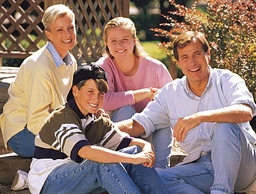
#> input picture Laboratory 3/Images/Pratheepan_Dataset/Family-Cell-C.jpg, 256 x 194 px, shrunk from 475 x 360 before the run, found by its file name; its folder holds only this picture in this run
$ python script.py
#> lines starting #> are read from the running program, lines starting #| are printed output that depends on the picture
# Laboratory 3- 18.10.2023 - Lab 3 - skin detection

import cv2
import numpy as np
import matplotlib.pyplot as plt
import os

WORKSPACE_FOLDER = './Laboratory 3/'
GROUND_TRUTH = './Laboratory 3/Images/Ground_Truth/'
PRATHEEPAN_DATASET = './Laboratory 3/Images/Pratheepan_Dataset/'
WHITE = [255, 255, 255]
BLACK = [0, 0, 0]

def show_image(img, label='image', save=True, show=True, folder=WORKSPACE_FOLDER):

        if not os.path.exists(folder):
            os.makedirs(folder)

        if save:
            cv2.imwrite(f'{folder}/{label}.jpg', img)

        if show:
            cv2.imshow(label,img)
            cv2.waitKey(0)
            cv2.destroyAllWindows()

concat = lambda img1, img2, axis: np.concatenate((img1, img2), axis=axis)


# 1. Detect the “skin-pixels” in a color image. Create a new binary image, the same size as the input
# color image, in which the skin pixels are white (255) and all non-skin pixels are black (0).
# Implement all the below described methods.

# 1.1 A color pixel (R,G,B) is classified as “skin” if:
# R > 95 and G > 40 and B > 20 and max{R,G,B} – min{R,G,B} > 15 and |R-G| > 15 and R > G and R > B

def skin_detection_1(pixel):
    b, g, r = pixel
    return r > 95 and g > 40 and b > 20 and (max(r, g, b) - min(r, g, b) > 15) and (max(r, g) - min(r, g) > 15) and r > g and r > b

# 1.2 An (H,S,V) pixel is classified “skin” if: 0 <= H <= 50 and 0.23 <= S <= 0.68 and 0.35 <= V <= 1.0

# (R,G,B) to (H,S,V) conversion:
    # V = max(R,G,B)
    # S = 0 if V == 0 else (V - min(R,G,B)) / V
    # H = 0 if S == 0 else np.arctan((np.sqrt(3) * (G - B)) / (2 * R - G - B))

def skin_detection_2(pixel):
    b, g, r = pixel[0] / 255, pixel[1] / 255, pixel[2] / 255

    v = max(r, g, b)
    delta = v - min(r, g, b)
    s = 0 if v == 0 else delta / v

    h = 0 if delta == 0 else \
        60 * (((g - b) / delta) % 6) if v == r else \
        60 * (((b - r) / delta) + 2) if v == g else \
        60 * (((r - g) / delta) + 4)  # if v == b

    return 0 <= h <= 50 and 0.23 <= s <= 0.68 and 0.35 <= v <= 1.0


# 1.3 An (Y,Cb,Cr) pixel is classified “skin” if: 80 < Y & 85 < Cb < 135 & 135 < Cr < 180, Y, Cb, Cr in [0, 255]

# (R,G,B) to (Y,Cb,Cr) conversion:
    # Y = 0.299 * R + 0.587 * G + 0.114 * B
    # Cb = -0.169 * R - 0.3313 * G + 0.5 * B + 128
    # Cr = 0.5 * R - 0.4187 * G - 0.0813 * B + 128

def skin_detection_3(pixel):
    b, g, r = pixel
    y = 0.299 * r + 0.587 * g + 0.114 * b
    cb = -0.169 * r - 0.3313 * g + 0.5 * b + 128
    cr = 0.5 * r - 0.4187 * g - 0.0813 * b + 128

    return 80 < y and 85 < cb < 135 and 135 < cr < 180


def skin_detector(img, ground_truth_img, skin_detection_function):
    # result_image = [[([255, 255, 255] if bicolor else pixel) if not skin_detection_function(pixel) else [255, 255, 255] for pixel in row] for row in img]
    result_colorful = []
    confusion_matrix = np.zeros((2, 2))

    # confusion_matrices =
    for row_idx, row in enumerate(img):
        row_colorful = []
        for column_idx, pixel in enumerate(row):
            if skin_detection_function(pixel):
                row_colorful.append(WHITE)
                calsify_pixel(WHITE, ground_truth_img[row_idx, column_idx], confusion_matrix)
            else:
                row_colorful.append(pixel)
                calsify_pixel(BLACK, ground_truth_img[row_idx, column_idx], confusion_matrix)
        result_colorful.append(row_colorful)

    return np.array(result_colorful, dtype=np.uint8), confusion_matrix


def apply_detections(img, ground_truth_img, skin_detection_functions):
    results_colorful = []
    confusion_matrices = []
    for skin_detection_function in skin_detection_functions:
        result_colorful, confusion_matrix = skin_detector(
                img=img,
                ground_truth_img=ground_truth_img,
                skin_detection_function=skin_detection_function
            )
        results_colorful.append(result_colorful)
        confusion_matrices.append(confusion_matrix)

    return results_colorful, confusion_matrices

is_white = lambda pixel: pixel[0] == 255 and pixel[1] == 255 and pixel[2] == 255
is_black = lambda pixel: pixel[0] == 0 and pixel[1] == 0 and pixel[2] == 0


def calsify_pixel(pixel, ground_truth_pixel, confusion_matrix):
    if is_white(pixel) and is_white(ground_truth_pixel):
        confusion_matrix[0, 0] += 1
    elif is_white(pixel) and is_black(ground_truth_pixel):
        confusion_matrix[0, 1] += 1
    elif is_black(pixel) and is_white(ground_truth_pixel):
        confusion_matrix[1, 0] += 1
    elif is_black(pixel) and is_black(ground_truth_pixel):
        confusion_matrix[1, 1] += 1


def get_accuracy(confusion_matrix):
    return (confusion_matrix[0, 0] + confusion_matrix[1, 1]) / np.sum(confusion_matrix)


def save_confusion_matrix(confusion_matrix, label, folder=WORKSPACE_FOLDER):
    plt.imshow(confusion_matrix, cmap='binary')
    plt.title(f'Confusion matrix - {label}')
    plt.xticks([0, 1], ['Skin Pixels', 'Non-skin Pixels'])
    plt.yticks([0, 1], ['Skin Pixels', 'Non-skin Pixels'])
    plt.xlabel('Predicted by the proposed method')
    plt.ylabel('Ground truth')
    for i in range(confusion_matrix.shape[0]):
        for j in range(confusion_matrix.shape[1]):
            plt.text(j, i, confusion_matrix[i, j], ha='center', va='center', color='red')

    plt.colorbar()
    # make plot wider
    plt.gcf().set_size_inches(12, 8)

    if not os.path.exists(folder):
        os.makedirs(folder)

    plt.savefig(f'{folder}/Confusion matrix - {label}.jpg')
    plt.close()


def detect(img_name, show_results=True):
#> called with img_name = 'Family-Cell-C', show_results = False
    skin_detection_functions = [skin_detection_1, skin_detection_2, skin_detection_3]
    skin_detection_labels = ['(R,G,B)', '(H,S,V)', '(Y,Cb,Cr)']

    image = cv2.imread(f'{PRATHEEPAN_DATASET}{img_name}.jpg')
#> image is the input picture: shape (194, 256, 3); mean B, G, R 114.6, 122.9, 146
    ground_truth = cv2.imread(f'{GROUND_TRUTH}{img_name}.png')

    results_colorful, confusion_matrices = apply_detections(
            img=image,
            ground_truth_img=ground_truth,
            skin_detection_functions=skin_detection_functions
        )
#> the loop in apply_detections, `for skin_detection_function in skin_detection_functions:` made 3 passes
#> pass 1, in apply_detections, `result_colorful, confusion_matrix = skin_detector( img=img, ground_tru..`:
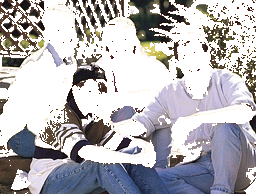
#> result_colorful: shape (194, 256, 3); mean B, G, R 181.4, 177.4, 179.7
#> pass 2, in apply_detections, `result_colorful, confusion_matrix = skin_detector( img=img, ground_tru..`:
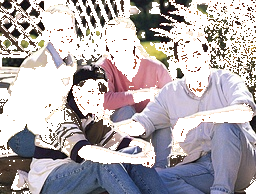
#> result_colorful: shape (194, 256, 3); mean B, G, R 175.6, 171.3, 177.6
#> pass 3, in apply_detections, `result_colorful, confusion_matrix = skin_detector( img=img, ground_tru..`:
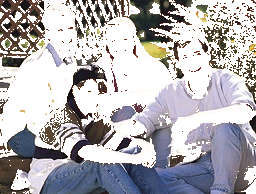
#> result_colorful: shape (194, 256, 3); mean B, G, R 180.3, 176.4, 179.3
#> after the loop in apply_detections, `for skin_detection_function in skin_detection_functions:`: confusion_matrices = [[[0, 0], [14, 0]], [[0, 0], [14, 0]], [[0, 0], [14, 0]]]; results_colorful = 3 items
#> results_colorful = 3 items

    show_image(
            img=concat(
                img1=concat(img1=image, img2=results_colorful[0], axis=1),
                img2=concat(img1=results_colorful[1], img2=results_colorful[2], axis=1),
                axis=0
            ),
            show=show_results,
            label= f'{img_name} - Skin detection - (R,G,B), (H,S,V), (Y,Cb,Cr)',
            folder=f'{WORKSPACE_FOLDER}Results\{img_name}'
        )
#> in show_image, `cv2.imwrite(f'{folder}/{label}.jpg', img)`:
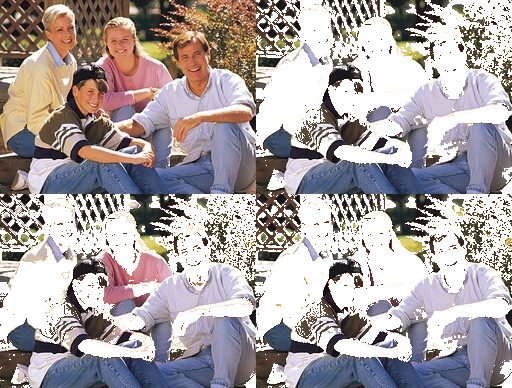
#> saved as Family-Cell-C - Skin detection - (R,G,B), (H,S,V), (Y,Cb,Cr).jpg: shape (388, 512, 3); mean B, G, R 163, 162, 170.6

    for idx, matrix in enumerate(confusion_matrices):
        save_confusion_matrix(
                confusion_matrix=matrix,
                label=f'{img_name} - {skin_detection_labels[idx]}',
                folder=f'{WORKSPACE_FOLDER}Results\{img_name}'
            )
#> this loop made 3 passes
#> pass 1, in save_confusion_matrix, `plt.savefig(f'{folder}/Confusion matrix - {label}.jpg')`:
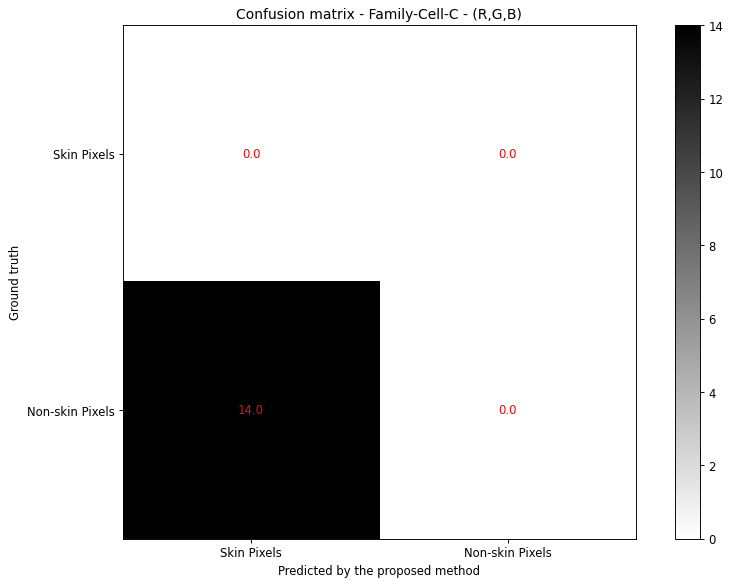
#> figure drawn by matplotlib, 2 panels

def main():

    for img in os.listdir(PRATHEEPAN_DATASET):
        img_name = img.split('.')[0]
        print(f'> Processing {img_name}...')
        detect(img_name=img_name, show_results=False)


if __name__ == "__main__":
    main()
